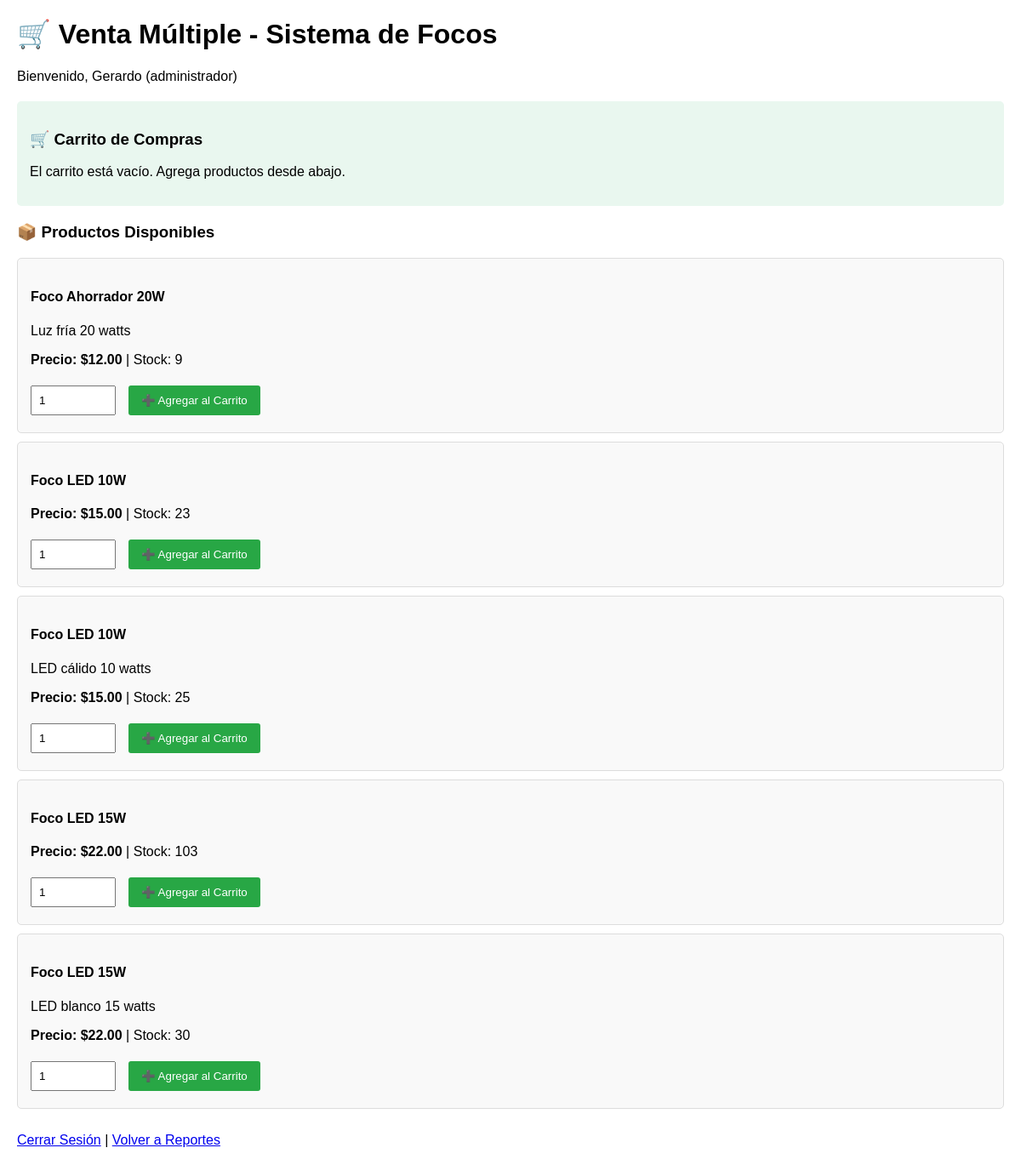
Page /sistema_focos/ventas.php (signed in) on the committed database.
### tables this page shows
CREATE TABLE `inventario` (
  `id` int NOT NULL AUTO_INCREMENT,
  `producto_id` int NOT NULL,
  `cantidad` int NOT NULL DEFAULT '0',
  `stock_minimo` int DEFAULT '5',
  `ultima_actualizacion` timestamp NULL DEFAULT CURRENT_TIMESTAMP ON UPDATE CURRENT_TIMESTAMP,
  PRIMARY KEY (`id`),
  UNIQUE KEY `producto_id` (`producto_id`),
  CONSTRAINT `inventario_ibfk_1` FOREIGN KEY (`producto_id`) REFERENCES `productos` (`id`) ON DELETE CASCADE
);

CREATE TABLE `productos` (
  `id` int NOT NULL AUTO_INCREMENT,
  `nombre` varchar(100) NOT NULL,
  `descripcion` text,
  `categoria_id` int DEFAULT NULL,
  `costo_compra` decimal(10,2) NOT NULL,
  `precio_venta` decimal(10,2) NOT NULL,
  `activo` tinyint DEFAULT '1',
  `created_at` timestamp NULL DEFAULT CURRENT_TIMESTAMP,
  PRIMARY KEY (`id`),
  KEY `categoria_id` (`categoria_id`),
  CONSTRAINT `productos_ibfk_1` FOREIGN KEY (`categoria_id`) REFERENCES `categorias` (`id`)
);

### sistema_focos/ventas.php (the view, shortened to what this page needs)
<?php
include 'conexion.php';
?>
<!DOCTYPE html>
<html>
<head>
</head>
<body>
    <h1>🛒 Venta Múltiple - Sistema de Focos</h1>
    <p>Bienvenido, <?php echo $_SESSION['nombre']; ?> (<?php echo $_SESSION['rol']; ?>)</p>
    <div class="carrito">
        <h3>🛒 Carrito de Compras</h3>
        <?php if (!empty($_SESSION['carrito'])): ?>
            <table>
                <tr>
                    <th>Producto</th>
                    <th>Precio Unit.</th>
                    <th>Cantidad</th>
                    <th>Subtotal</th>
                </tr>
                <?php
                $total_venta = 0;
                foreach ($_SESSION['carrito'] as $item):
                    $subtotal = $item['precio'] * $item['cantidad'];
                    $total_venta += $subtotal;
                ?>
                <tr>
                    <td><?php echo $item['nombre']; ?></td>
                    <td>$<?php echo $item['precio']; ?></td>
                    <td><?php echo $item['cantidad']; ?></td>
                    <td>$<?php echo number_format($subtotal, 2); ?></td>
                </tr>
                <?php endforeach; ?>
                <tr>
                    <td colspan="3" style="text-align: right;"><strong>Total:</strong></td>
                    <td><strong>$<?php echo number_format($total_venta, 2); ?></strong></td>
                </tr>
            </table>
            <form action="procesar_venta_multiple.php" method="POST" style="display: inline;">
                <button type="submit" style="background: #007bff;">✅ Finalizar Venta</button>
            </form>
            <a href="ventas.php?vaciar_carrito=true" class="btn-danger" style="background: #dc3545; color: white; padding: 10px 15px; text-decoration: none; border-radius: 3px;">🗑️ Vaciar Carrito</a>
        <?php else: ?>
            <p>El carrito está vacío. Agrega productos desde abajo.</p>
        <?php endif; ?>
    </div>
    <h3>📦 Productos Disponibles</h3>
    <?php
    $sql = "SELECT p.id, p.nombre, p.descripcion, p.precio_venta, i.cantidad, i.stock_minimo
            FROM productos p
            INNER JOIN inventario i ON p.id = i.producto_id
            WHERE p.activo = 1
            ORDER BY p.nombre";
    $result = $conexion->query($sql);
    if ($result && $result->num_rows > 0) {
        while($row = $result->fetch_assoc()) {
            echo '<div class="producto">';
            echo '<h4>' . $row['nombre'] . '</h4>';
            echo '<p>' . $row['descripcion'] . '</p>';
            echo '<p><strong>Precio: $' . $row['precio_venta'] . '</strong> | ';
            echo 'Stock: ' . $row['cantidad'] . '</p>';
            echo '<form action="ventas.php" method="POST">';
            echo '<input type="number" name="cantidad" min="1" max="' . $row['cantidad'] . '" value="1" required>';
            echo '<button type="submit" name="agregar_carrito">➕ Agregar al Carrito</button>';
            echo '</form>';
            echo '</div>';
        }
    } else {
        echo "<p>No hay productos disponibles.</p>";
    }
    ?>
    <br>
    <a href="logout.php">Cerrar Sesión</a> |
    <a href="<?php echo $_SESSION['rol'] == 'administrador' ? 'reportes.php' : 'ventas.php'; ?>">
        Volver a <?php echo $_SESSION['rol'] == 'administrador' ? 'Reportes' : 'Ventas'; ?>
    </a>
</body>
</html>

### sistema_focos/ventas.php (style rules this page uses)
body { font-family: Arial; margin: 20px; }
.producto { border: 1px solid #ddd; padding: 15px; margin: 10px 0; border-radius: 5px; background: #f9f9f9; }
.carrito { background: #e9f7ef; padding: 15px; margin: 20px 0; border-radius: 5px; }
button { background: #28a745; color: white; padding: 10px 15px; border: none; cursor: pointer; border-radius: 3px; margin: 5px; }
input[type="number"] { padding: 8px; width: 80px; margin-right: 10px; }

### rows in the picture
inventario: producto.nombre "Foco Ahorrador 20W", producto.descripcion "Luz fría 20 watts", producto.precio_venta "12.00", cantidad "9"
inventario: producto.nombre "Foco LED 10W", producto.precio_venta "15.00", cantidad "23"
inventario: producto.nombre "Foco LED 10W", producto.descripcion "LED cálido 10 watts", producto.precio_venta "15.00", cantidad "25"
inventario: producto.nombre "Foco LED 15W", producto.precio_venta "22.00", cantidad "103"
inventario: producto.nombre "Foco LED 15W", producto.descripcion "LED blanco 15 watts", producto.precio_venta "22.00", cantidad "30"

### other values in the picture
$_SESSION['nombre'] "Gerardo"
$_SESSION['rol'] "administrador"
